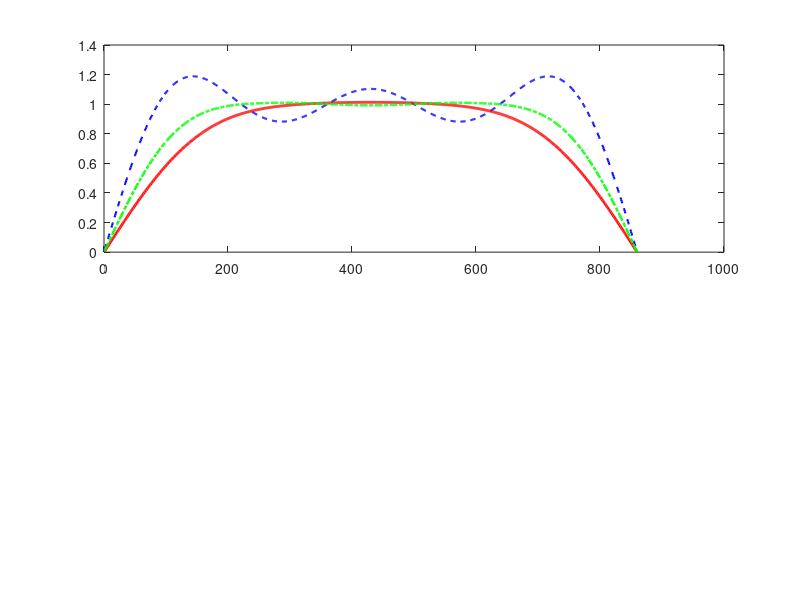

Recreate this plot in MATLAB. (Note: this script raises an error after producing the figure.)
%% ========================================================================
% Лабораторная работа:
% "Формирование низкочастотных квадратурных составляющих сигнала
%  с помощью цифрового фильтра Гильберта"
% Скрипт цифровой обработки сигналов (GNU Octave / MATLAB) для пп. 1-8
% Бригада M = 1: f0 = 430 МГц, Fm = 3 МГц, fd = 1720 МГц
%% ========================================================================
clear; clc; close all;

%% 1. Исходные параметры (Бригада M = 1)
M  = 1;
f0 = (400 + 30*M)*1e6;   % Несущая частота: 430 МГц
Fm = (3*M)*1e6;          % Частота модуляции: 3 МГц
m_mod = 1.0;             % Глубина АМ-модуляции (100%)
U0 = 1.0;                % Амплитуда несущей, В

% Выбор частоты дискретизации из условия работы на центре плоской вершины АЧХ:
% f0 = fd / 4  =>  fd = 4 * f0
fd = 4 * f0;             % 1720 МГц (1.72 ГГц)
dt = 1 / fd;             % Период дискретизации: ~581.395 пс

fprintf('====================================================================\n');
fprintf(' ИСХОДНЫЕ ДАННЫЕ (Бригада M = %d)\n', M);
fprintf('====================================================================\n');
fprintf(' Несущая частота f0          = %.2f МГц\n', f0/1e6);
fprintf(' Частота модуляции Fm        = %.2f МГц\n', Fm/1e6);
fprintf(' Частота дискретизации fd    = %.2f МГц (fd = 4*f0)\n', fd/1e6);
fprintf(' Период дискретизации dt     = %.6f нс (%.6e с)\n', dt*1e9, dt);
fprintf(' Элементарная задержка 2*dt  = %.6f нс\n', 2*dt*1e9);

%% 2. Расчет коэффициентов КИХ-фильтра Гильберта 10-го и 14-го порядков
% Фильтр 10-го порядка (N = 11 отсчетов, n0 = 6)
N10  = 11;
n0_10 = 6;
n10  = 1:N10;
k10  = n10 - n0_10;
h10_rect = zeros(1, N10);
nz10 = (k10 ~= 0);
h10_rect(nz10) = (1 - cos(pi * k10(nz10))) ./ (pi * k10(nz10));

% Окно Хэмминга для N = 11
w10_hamm = 0.54 - 0.46 * cos(2*pi*(n10 - 1)/(N10 - 1));
h10_hamm = h10_rect .* w10_hamm;
t0_10 = (n0_10 - 1) * dt; % 5 * dt = 2.906977 нс

fprintf('\n--------------------------------------------------------------------\n');
fprintf(' КОЭФФИЦИЕНТЫ ФИЛЬТРА 10-ГО ПОРЯДКА (N = 11, n0 = 6, t0 = %.6f нс)\n', t0_10*1e9);
fprintf('--------------------------------------------------------------------\n');
fprintf('  n | n-n0 |  h(n) (без окна) |   w(n) (Хэмминг) | hw(n) (с окном)\n');
fprintf('--------------------------------------------------------------------\n');
for i = 1:N10
    fprintf(' %2d |  %+2d  |   %+12.8f   |    %10.8f    |  %+12.8f\n', ...
        n10(i), k10(i), h10_rect(i), w10_hamm(i), h10_hamm(i));
end

% Фильтр 14-го порядка (N = 15 отсчетов, n0 = 8) с окном Хэмминга (п. 4)
N14  = 15;
n0_14 = 8;
n14  = 1:N14;
k14  = n14 - n0_14;
h14_rect = zeros(1, N14);
nz14 = (k14 ~= 0);
h14_rect(nz14) = (1 - cos(pi * k14(nz14))) ./ (pi * k14(nz14));
w14_hamm = 0.54 - 0.46 * cos(2*pi*(n14 - 1)/(N14 - 1));
h14_hamm = h14_rect .* w14_hamm;
t0_14 = (n0_14 - 1) * dt; % 7 * dt = 4.069767 нс

fprintf('\n--------------------------------------------------------------------\n');
fprintf(' КОЭФФИЦИЕНТЫ ФИЛЬТРА 14-ГО ПОРЯДКА (N = 15, n0 = 8, t0 = %.6f нс)\n', t0_14*1e9);
fprintf('--------------------------------------------------------------------\n');
for i = 1:2:N14
    fprintf(' %2d |  %+2d  |   %+12.8f   |    %10.8f    |  %+12.8f\n', ...
        n14(i), k14(i), h14_rect(i), w14_hamm(i), h14_hamm(i));
end

%% 3-4. Построение и сравнение АЧХ и ФЧХ (загрузка из Qucs-S .dat или расчет)
if exist('1_Hilbert_FIR10_Rect.dat', 'file') && exist('2_Hilbert_FIR10_Hamming.dat', 'file')
    ds1 = loadQucsDataSet('1_Hilbert_FIR10_Rect.dat');
    ds2 = loadQucsDataSet('2_Hilbert_FIR10_Hamming.dat');
    f_ac = getQucsVariable(ds1, 'acfrequency');
    H10_rect_ac = getQucsVariable(ds1, 's_hilb.v') ./ getQucsVariable(ds1, 's_in.v');
    H10_hamm_ac = getQucsVariable(ds2, 's_hilb.v') ./ getQucsVariable(ds2, 's_in.v');
    H10_del_ac  = getQucsVariable(ds2, 's_del.v')  ./ getQucsVariable(ds2, 's_in.v');
    if exist('3_Hilbert_FIR14_Hamming_IncreasedOrder.dat', 'file')
        ds3 = loadQucsDataSet('3_Hilbert_FIR14_Hamming_IncreasedOrder.dat');
        H14_hamm_ac = getQucsVariable(ds3, 's_hilb.v') ./ getQucsVariable(ds3, 's_in.v');
    else
        H14_hamm_ac = zeros(size(f_ac));
        for idx = 1:N14
            H14_hamm_ac = H14_hamm_ac + h14_hamm(idx) * exp(-1j*2*pi*f_ac*(idx-1)*dt);
        end
    end
else
    f_ac = linspace(1e6, fd/2, 860);
    H10_rect_ac = zeros(size(f_ac));
    H10_hamm_ac = zeros(size(f_ac));
    H14_hamm_ac = zeros(size(f_ac));
    for idx = 1:N10
        H10_rect_ac = H10_rect_ac + h10_rect(idx) * exp(-1j*2*pi*f_ac*(idx-1)*dt);
        H10_hamm_ac = H10_hamm_ac + h10_hamm(idx) * exp(-1j*2*pi*f_ac*(idx-1)*dt);
    end
    for idx = 1:N14
        H14_hamm_ac = H14_hamm_ac + h14_hamm(idx) * exp(-1j*2*pi*f_ac*(idx-1)*dt);
    end
    H10_del_ac = exp(-1j*2*pi*f_ac*t0_10);
end

figure('Name', 'Пункты 3-4: АЧХ и ФЧХ фильтров Гильберта', 'Color', 'w', 'Position', [80, 80, 1000, 680]);
subplot(2,1,1);
plot(f_ac/1e6, abs(H10_rect_ac), 'b--', 'LineWidth', 1.5); hold on;
plot(f_ac/1e6, abs(H10_hamm_ac), 'r-',  'LineWidth', 2.0);
plot(f_ac/1e6, abs(H14_hamm_ac), 'g-.', 'LineWidth', 1.8);
xline(f0/1e6, 'k:', 'LineWidth', 1.2);
grid on;
xlabel('Частота f, МГц');
ylabel('Модуль коэффициента передачи |H(f)|');
title('Сравнение АЧХ КИХ-фильтров Гильберта на одной координатной плоскости (п. 3, 4)');
legend('10-й порядок без окна (прямоуг.)', ...
       '10-й порядок с окном Хэмминга', ...
       '14-й порядок с окном Хэмминга', ...
       'Несущая частота f_0 = 430 МГц', 'Location', 'south');
ylim([0 1.25]);

subplot(2,1,2);
phi_rect_deg = unwrap(angle(H10_rect_ac))*180/pi;
phi_hamm_deg = unwrap(angle(H10_hamm_ac))*180/pi;
phi_del_deg  = unwrap(angle(H10_del_ac))*180/pi;
phi_diff_deg = angle(H10_hamm_ac ./ H10_del_ac)*180/pi;
plot(f_ac/1e6, phi_rect_deg, 'b--', 'LineWidth', 1.5); hold on;
plot(f_ac/1e6, phi_hamm_deg, 'r-',  'LineWidth', 1.8);
plot(f_ac/1e6, phi_del_deg,  'k:',  'LineWidth', 1.5);
plot(f_ac/1e6, phi_diff_deg, 'm-',  'LineWidth', 2.0);
grid on;
xlabel('Частота f, МГц');
ylabel('Фаза, градусы');
title('ФЧХ фильтра Гильберта, линии задержки t_0 и разность фаз \Delta\phi = -90^\circ');
legend('ФЧХ фильтра (без окна)', 'ФЧХ фильтра (Хэмминг)', ...
       'ФЧХ линии задержки s''(t)', 'Разность фаз \phi_{hilb} - \phi_{del} = -90^\circ', ...
       'Location', 'southwest');

%% 5. Временные диаграммы s(t), s'(t), s_hilb(t) и проверка задержки t0
% Формируем дискретные отсчеты с частотой дискретизации fd = 1720 МГц
% на интервале 3 периодов модуляции (T_sim = 3 / Fm = 1 мкс, N_samp = 1720 отсчетов)
N_samp = round(3 * fd / Fm); % 1720 отсчетов
n_idx  = 1:N_samp;
t_n    = (n_idx - 1) * dt;   % Дискретные моменты времени (n-1)*dt

% Входной АМ-сигнал (фаза несущей 30 град., как в схеме Qucs-S):
phi0 = 30 * pi / 180;
u_mod_n = sin(2*pi*Fm*t_n);                         % Модулирующее напряжение
A_env_n = U0 * (1 + m_mod * u_mod_n);               % Истинная огибающая АМ-сигнала
s_in_n  = A_env_n .* sin(2*pi*f0*t_n + phi0);       % Входной АМ-сигнал s(n)

% Задержанный на t0 = 5*dt сигнал s'(n) = s(n - 5)
delay_taps = n0_10 - 1; % 5 отсчетов
s_del_n  = [zeros(1, delay_taps), s_in_n(1:end-delay_taps)];

% Сигнал на выходе КИХ-фильтра Гильберта (с окном Хэмминга и без окна)
s_hilb_hamm_n = filter(h10_hamm, 1, s_in_n);
s_hilb_rect_n = filter(h10_rect, 1, s_in_n);

figure('Name', 'Пункт 5: Синхронизация s(t), s''(t) и s_hilb(t)', 'Color', 'w', 'Position', [100, 100, 1000, 680]);
subplot(2,1,1);
plot(t_n*1e9, s_in_n,        'Color', [0.6 0.6 0.6], 'LineStyle', '--', 'LineWidth', 1.2); hold on;
plot(t_n*1e9, s_del_n,       'b-', 'LineWidth', 1.8);
plot(t_n*1e9, s_hilb_hamm_n, 'r-', 'LineWidth', 1.8);
xline(t0_10*1e9, 'k--', 'LineWidth', 1.2);
xlim([0, 25]);
grid on;
xlabel('Время t, нс');
ylabel('Напряжение, В');
title(sprintf('Начальный участок осциллограмм: задержка сигнала t_0 = 5\\Delta t_д = %.3f нс и сдвиг фаз 90^\\circ', t0_10*1e9));
legend('Входной сигнал s(t)', 'Задержанный сигнал s''(t) = s(t - t_0)', ...
       'Сигнал на выходе фильтра \hat{s}(t)', 'Время групповой задержки t_0 = 2.907 нс');

subplot(2,1,2);
plot(t_n*1e6, s_del_n,       'b-', 'LineWidth', 0.8); hold on;
plot(t_n*1e6, s_hilb_hamm_n, 'r-', 'LineWidth', 0.8);
plot(t_n*1e6, A_env_n,       'k--', 'LineWidth', 1.5);
plot(t_n*1e6, -A_env_n,      'k--', 'LineWidth', 1.5);
grid on;
xlabel('Время t, мкс');
ylabel('Напряжение, В');
title('Проверка синхронности огибающих задержанного s''(t) и сопряженного по Гильберту \hat{s}(t) сигналов');
legend('s''(t) = s(t - t_0)', '\hat{s}(t)', 'Огибающая \pm A(t)');

%% 6. Формирование аналитического сигнала z(n) = s'(n) + j*s_hilb(n), годограф и спектры
% Отбрасываем переходный процесс первых 10 отсчетов фильтра
valid_idx = (N10 + 1):N_samp;
z_n = s_del_n + 1j * s_hilb_hamm_n;

% Годограф аналитического сигнала на комплексной плоскости
figure('Name', 'Пункт 6: Годограф и спектры s(t) и z(t)', 'Color', 'w', 'Position', [120, 120, 1050, 500]);
subplot(1,2,1);
plot(real(z_n(valid_idx)), imag(z_n(valid_idx)), 'b-', 'LineWidth', 1.0); hold on;
plot(real(z_n(valid_idx(1:20))), imag(z_n(valid_idx(1:20))), 'ro', 'MarkerSize', 4, 'MarkerFaceColor', 'r');
axis equal; grid on;
xlim([-2.2 2.2]); ylim([-2.2 2.2]);
xlabel('Действительная часть Re\{z(n)\} = s''(n), В');
ylabel('Мнимая часть Im\{z(n)\} = \hat{s}(n), В');
title('Годограф аналитического сигнала z(n) на комплексной плоскости');

% Двухсторонние спектры вещественного сигнала s(t) и аналитического сигнала z(t)
N_fft = N_samp;
f_axis = (-N_fft/2 : N_fft/2 - 1) * (fd / N_fft); % от -860 МГц до +860 МГц
S_in_spec = fftshift(abs(fft(s_in_n)) / N_fft);
Z_spec    = fftshift(abs(fft(z_n))    / N_fft);

subplot(1,2,2);
plot(f_axis/1e6, S_in_spec, 'b-',  'LineWidth', 1.5); hold on;
plot(f_axis/1e6, Z_spec,    'r--', 'LineWidth', 1.5);
grid on;
xlim([-600 600]);
xlabel('Частота f, МГц');
ylabel('Амплитуда спектральных составляющих, В');
title('Спектры входного вещественного s(t) и аналитического z(t) сигналов');
legend('Спектр |S(f)| (двухсторонний)', 'Спектр |Z(f)| (односторонний, f > 0)');

%% 7. Формирование низкочастотных квадратурных составляющих I(n) и Q(n)
% По формулам задания:
% I(n) =  s'(n)*cos(w0*(n-1)*dt) + s_hilb(n)*sin(w0*(n-1)*dt)
% Q(n) = -s'(n)*sin(w0*(n-1)*dt) + s_hilb(n)*cos(w0*(n-1)*dt)
w0 = 2 * pi * f0;
lo_cos_n = cos(w0 * t_n);
lo_sin_n = sin(w0 * t_n);

I_n =  s_del_n .* lo_cos_n + s_hilb_hamm_n .* lo_sin_n;
Q_n = -s_del_n .* lo_sin_n + s_hilb_hamm_n .* lo_cos_n;

% Амплитудные спектры квадратурных составляющих I(n) и Q(n)
I_spec = fftshift(abs(fft(I_n(valid_idx))) / length(valid_idx));
Q_spec = fftshift(abs(fft(Q_n(valid_idx))) / length(valid_idx));
f_iq   = (-length(valid_idx)/2 : length(valid_idx)/2 - 1) * (fd / length(valid_idx));

figure('Name', 'Пункт 7: Квадратурные составляющие I(t), Q(t) и их спектры', 'Color', 'w', 'Position', [140, 140, 1000, 680]);
subplot(2,1,1);
plot(t_n(valid_idx)*1e6, I_n(valid_idx), 'b-', 'LineWidth', 2.0); hold on;
plot(t_n(valid_idx)*1e6, Q_n(valid_idx), 'g-', 'LineWidth', 2.0);
grid on;
xlabel('Время t, мкс');
ylabel('Напряжение, В');
title('Осциллограммы низкочастотных квадратурных составляющих I(t) и Q(t)');
legend('Синфазная составляющая I(t)', 'Квадратурная составляющая Q(t)');

subplot(2,1,2);
stem(f_iq/1e6, I_spec, 'b', 'LineWidth', 1.5, 'MarkerSize', 5); hold on;
stem(f_iq/1e6, Q_spec, 'g--', 'LineWidth', 1.5, 'MarkerSize', 5);
xlim([-15 15]);
grid on;
xlabel('Частота f, МГц');
ylabel('Амплитуда спектра, В');
title('Амплитудные спектры низкочастотных квадратурных составляющих |I(f)| и |Q(f)| (пики на 0 и \pm 3 МГц)');
legend('Спектр |I(f)|', 'Спектр |Q(f)|');

%% 8. Цифровой амплитудный демодулятор U(n) = sqrt(I^2(n) + Q^2(n)) и оценка искажений
U_demod_hamm10 = sqrt(I_n.^2 + Q_n.^2);

% Для сравнения: демодуляция с фильтром без окна (прямоугольное окно)
I_rect_n =  s_del_n .* lo_cos_n + s_hilb_rect_n .* lo_sin_n;
Q_rect_n = -s_del_n .* lo_sin_n + s_hilb_rect_n .* lo_cos_n;
U_demod_rect10 = sqrt(I_rect_n.^2 + Q_rect_n.^2);

% Истинная задержанная на t0 огибающая модулирующего сигнала:
A_env_del_n = [zeros(1, delay_taps), A_env_n(1:end-delay_taps)];
u_mod_del_n = [zeros(1, delay_taps), u_mod_n(1:end-delay_taps)];

figure('Name', 'Пункт 8: Демодуляция АМ-сигнала и оценка искажений', 'Color', 'w', 'Position', [160, 160, 1000, 680]);
subplot(2,1,1);
plot(t_n(valid_idx)*1e6, A_env_del_n(valid_idx),    'k--', 'LineWidth', 2.0); hold on;
plot(t_n(valid_idx)*1e6, U_demod_hamm10(valid_idx), 'r-',  'LineWidth', 1.8);
plot(t_n(valid_idx)*1e6, U_demod_rect10(valid_idx), 'b:',  'LineWidth', 1.5);
plot(t_n(valid_idx)*1e6, u_mod_del_n(valid_idx),    'Color', [0 0.6 0], 'LineStyle', '-.', 'LineWidth', 1.5);
grid on;
xlabel('Время t, мкс');
ylabel('Напряжение, В');
title('Сравнение восстановленной огибающей U(n) = \sqrt{I^2(n)+Q^2(n)} и модулирующего сигнала (п. 8)');
legend('Идеальная огибающая 1 + u_{мод}(t - t_0)', ...
       'Демодулированная огибающая U(n) (окно Хэмминга, 10 пор.)', ...
       'Демодулированная огибающая U(n) (без окна, 10 пор.)', ...
       'Модулирующее напряжение u_{мод}(t - t_0)');

subplot(2,1,2);
err_hamm = U_demod_hamm10(valid_idx) - A_env_del_n(valid_idx);
err_rect = U_demod_rect10(valid_idx) - A_env_del_n(valid_idx);
plot(t_n(valid_idx)*1e6, err_rect, 'b--', 'LineWidth', 1.2); hold on;
plot(t_n(valid_idx)*1e6, err_hamm, 'r-',  'LineWidth', 1.5);
grid on;
xlabel('Время t, мкс');
ylabel('Абсолютная погрешность \Delta U(t), В');
title('Погрешность восстановления огибающей \Delta U(t) = U(t) - [1 + u_{мод}(t - t_0)]');
legend(sprintf('Без окна (макс. откл. %.1f%% из-за выброса Гиббса |H(f_0)|=1.103)', max(abs(err_rect))/2*100), ...
       sprintf('С окном Хэмминга (макс. откл. %.2f%%, |H_w(f_0)|=1.013)', max(abs(err_hamm))/2*100));

fprintf('\n====================================================================\n');
fprintf(' ОЦЕНКА ТОЧНОСТИ ДЕМОДУЛЯЦИИ (Пункт 8):\n');
fprintf('  - Без весового окна (10 пор.): |H(f0)| = %.5f (погрешность огибающей +%.2f%%)\n', ...
    abs(sum(h10_rect .* exp(-1j*2*pi*f0*(0:N10-1)*dt))), (abs(sum(h10_rect .* exp(-1j*2*pi*f0*(0:N10-1)*dt)))-1)*100);
fprintf('  - С окном Хэмминга  (10 пор.): |H(f0)| = %.5f (погрешность огибающей +%.2f%%)\n', ...
    abs(sum(h10_hamm .* exp(-1j*2*pi*f0*(0:N10-1)*dt))), (abs(sum(h10_hamm .* exp(-1j*2*pi*f0*(0:N10-1)*dt)))-1)*100);
fprintf('  - С окном Хэмминга  (14 пор.): |H(f0)| = %.5f (погрешность огибающей %.2f%%)\n', ...
    abs(sum(h14_hamm .* exp(-1j*2*pi*f0*(0:N14-1)*dt))), (abs(sum(h14_hamm .* exp(-1j*2*pi*f0*(0:N14-1)*dt)))-1)*100);
fprintf('====================================================================\n');
